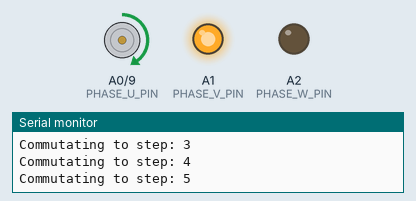
Bench run of a sketch on a simulated Arduino Uno, built with avr-gcc and run on an emulated ATmega328P. Parts: direction and speed pins drawn as motors (green arrow = direction pin HIGH = forward, orange = LOW = backward, longer = more drive), output pins drawn as LEDs (lit = HIGH), the last lines printed to the serial monitor.

Above: at 0.15 s.
At 4.84 s:
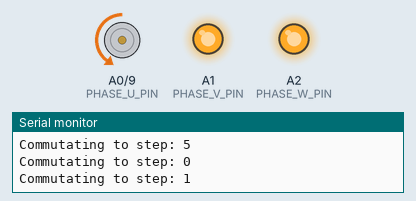
At 9.38 s:
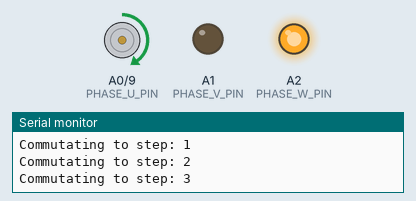
At 19.44 s:
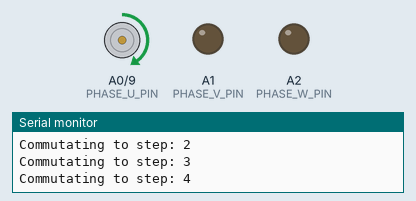
At 28.52 s:
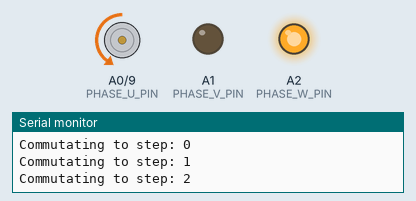
At 39.56 s:
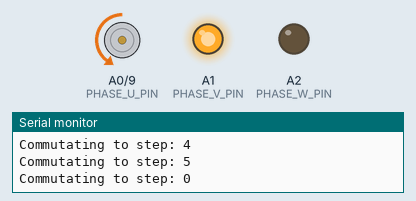
Timing chart, 0 to 39.9 s (numbered marks = the images above):
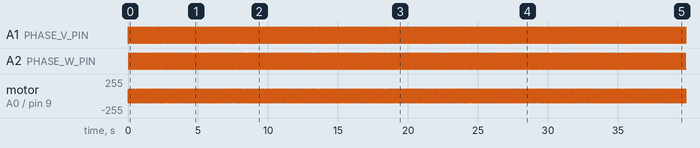

Measured:
- by itself, A1 (PHASE_V_PIN), A2 (PHASE_W_PIN): alternates HIGH for 0.07 s and LOW for 0.07 s
- by itself, motor on A0 (PHASE_U_PIN) / pin 9 (PWM_SPEED_PIN): repeats every 0.15 s: backward 100/255 0.07 s, forward 100/255 0.07 s

The sketch:

feedback1.ino
```cpp
#include <Arduino.h>

// --- Pin Definitions ---
// These pins are connected to the three motor phases (U, V, W).
// They will be dynamically configured as OUTPUT (HIGH/LOW) or INPUT (FLOAT).
const int PHASE_U_PIN = A0; // Analog Pin A0, also digital pin D14
const int PHASE_V_PIN = A1; // Analog Pin A1, also digital pin D15
const int PHASE_W_PIN = A2; // Analog Pin A2, also digital pin D16

// This pin provides the Pulse Width Modulation (PWM) signal for motor speed control.
// It's conceptually tied into the low-side drive of the active phase in each commutation step.
const int PWM_SPEED_PIN = 9; // Digital Pin 9 (PWM capable)

// --- Motor Control Parameters ---
int motorSpeed = 100; // Initial PWM value (0-255) for speed control.
                      // Adjust this value to change motor RPM.
volatile int commutationStep = 0; // Current commutation step (0-5, representing the 6 steps)
unsigned long lastCommutationTime = 0; // Timestamp of the last commutation
unsigned long commutationDelay = 2000; // Initial delay in microseconds for open-loop startup.
                                       // This value will decrease as the motor speeds up.

// Back-EMF (BEMF) threshold for zero-crossing detection.
// For a 5V supply, 512 is approximately VCC/2 (2.5V) on a 10-bit ADC.
// This is the virtual neutral point reference.
const int BEMF_THRESHOLD = 512;

// Number of open-loop commutations during the startup phase.
// This helps the motor gain initial momentum and align before switching to sensorless control.
const int STARTUP_COMMUTATIONS = 30; // Motor will perform 30 full rotations open loop (30 * 6 steps)

// --- Commutation Table ---
// This structure defines the state of the three motor phases for each of the 6 commutation steps.
// - highPin: The motor phase pin to set HIGH (connected to VCC).
// - lowPin: The motor phase pin to set LOW. This pin's connection to ground is conceptually
//           modulated by the PWM_SPEED_PIN (Pin 9) for speed control.
// - floatPin: The motor phase pin to set to INPUT (floating) for Back-EMF sensing.
// - sensePinAnalog: The analog input pin corresponding to the floatPin for reading BEMF.
struct CommutationState {
  int highPin;
  int lowPin;
  int floatPin;
  int sensePinAnalog;
};

// The actual commutation sequence table.
// This implements a standard 6-step trapezoidal commutation pattern.
CommutationState commutationTable[] = {
  //  High Phase,     Low Phase (PWM'd),  Float Phase,    Analog Pin to Sense
  {PHASE_U_PIN,   PHASE_V_PIN,     PHASE_W_PIN,    A2}, // Step 0: U-HIGH, V-LOW (PWM), W-FLOAT (Sense W)
  {PHASE_U_PIN,   PHASE_W_PIN,     PHASE_V_PIN,    A1}, // Step 1: U-HIGH, W-LOW (PWM), V-FLOAT (Sense V)
  {PHASE_V_PIN,   PHASE_W_PIN,     PHASE_U_PIN,    A0}, // Step 2: V-HIGH, W-LOW (PWM), U-FLOAT (Sense U)
  {PHASE_V_PIN,   PHASE_U_PIN,     PHASE_W_PIN,    A2}, // Step 3: V-HIGH, U-LOW (PWM), W-FLOAT (Sense W)
  {PHASE_W_PIN,   PHASE_U_PIN,     PHASE_V_PIN,    A1}, // Step 4: W-HIGH, U-LOW (PWM), V-FLOAT (Sense V)
  {PHASE_W_PIN,   PHASE_V_PIN,     PHASE_U_PIN,    A0}  // Step 5: W-HIGH, V-LOW (PWM), U-FLOAT (Sense U)
};

// --- Function Prototypes ---
void setMotorPhase(int highPin, int lowPin, int floatPin);
void advanceCommutationStep();
void performBEMFSensing();
void setMotorSpeed(int speed);

void setup() {
  Serial.begin(9600); // Initialize serial communication for debugging
  Serial.println("BLDC Controller Starting...");

  // Initialize all phase pins as inputs to ensure a safe default state
  pinMode(PHASE_U_PIN, INPUT);
  pinMode(PHASE_V_PIN, INPUT);
  pinMode(PHASE_W_PIN, INPUT);

  // Set the PWM pin (Pin 9) as an output. This pin will continuously output the PWM signal.
  pinMode(PWM_SPEED_PIN, OUTPUT);

  // Apply the initial motor speed PWM. This will affect the "LOW" phases.
  analogWrite(PWM_SPEED_PIN, motorSpeed);

  // Note on PWM Synchronization:
  // For highly precise BEMF sensing synchronized with the PWM signal,
  // one would typically configure a Timer interrupt (e.g., Timer1, which drives Pin 9 and 10)
  // to trigger the `performBEMFSensing()` function at a specific point in the PWM cycle
  // (ideally, when the PWM signal is LOW, i.e., during the "off" time).
  // Example for Timer1 Overflow Interrupt (fires when TCNT1 wraps around from TOP to 0):
  // TCCR1A = _BV(COM1A1) | _BV(WGM11); // Fast PWM mode, non-inverting output on OC1A (Pin 9)
  // TCCR1B = _BV(WGM13) | _BV(WGM12) | _BV(CS11); // Prescaler 8 (for 31kHz PWM @ 16MHz CPU)
  // ICR1 = 255; // Set TOP to 255 for 8-bit PWM (compatible with analogWrite)
  // TIMSK1 |= _BV(TOIE1); // Enable Timer1 Overflow Interrupt
  // However, for this "mini" and "novel" simplified concept, we will use a small delay
  // in `performBEMFSensing()` to approximate this, making the code simpler.
}

void loop() {
  // --- Startup Sequence (Open Loop Control) ---
  // During startup, the motor is commutated based on a fixed delay,
  // gradually decreasing the delay to accelerate the motor.
  if (commutationStep < STARTUP_COMMUTATIONS * 6) { // Check if still in startup phase
    if (micros() - lastCommutationTime >= commutationDelay) {
      advanceCommutationStep(); // Move to the next commutation step
      lastCommutationTime = micros(); // Record the time of this commutation

      // Gradually decrease the commutation delay to accelerate the motor
      if (commutationDelay > 500) { // Keep a minimum delay to prevent excessively high speed
        commutationDelay -= 10; // Reduce delay by a small amount each step
      }
    }
  }
  // --- Closed Loop Operation (Sensorless BEMF Control) ---
  // Once the startup sequence is complete, the motor operates in closed-loop mode.
  // Commutations are now triggered by detecting Back-EMF zero-crossings.
  else {
    performBEMFSensing(); // Continuously check for BEMF zero-crossing
  }
}

/**
 * @brief Configures the states (HIGH, LOW, FLOAT) for the three motor phase pins.
 *
 * This function is called by `advanceCommutationStep()` to set up the pins
 * for the current commutation step. It ensures that the previous pin states
 * are safely reset before applying the new configuration.
 *
 * @param highPin The digital pin number for the phase to be set HIGH.
 * @param lowPin The digital pin number for the phase to be set LOW. This pin's ground
 * connection is conceptually modulated by the PWM_SPEED_PIN (Pin 9).
 * @param floatPin The digital pin number for the phase to be set to INPUT (floating).
 */
void setMotorPhase(int highPin, int lowPin, int floatPin) {
  // Reset all phase pins to INPUT mode first to safely transition states
  // and prevent momentary short circuits or unintended current paths.
  pinMode(PHASE_U_PIN, INPUT);
  pinMode(PHASE_V_PIN, INPUT);
  pinMode(PHASE_W_PIN, INPUT);

  // 1. Set the HIGH phase: Connects the motor winding to VCC.
  pinMode(highPin, OUTPUT);
  digitalWrite(highPin, HIGH);

  // 2. Set the LOW phase: Connects the motor winding to GND, but conceptually
  //    this path's effectiveness is controlled by the PWM from PWM_SPEED_PIN (Pin 9).
  //    For this "novel" direct Arduino pin approach, we just set the pin LOW.
  pinMode(lowPin, OUTPUT);
  digitalWrite(lowPin, LOW);

  // 3. Set the FLOAT phase: Disconnects the motor winding to allow BEMF to be sensed.
  //    The pin is configured as an INPUT to allow analog reading.
  pinMode(floatPin, INPUT);
}

/**
 * @brief Advances the motor to the next commutation step in the sequence.
 *
 * This function updates the `commutationStep` counter (circularly from 0 to 5)
 * and then calls `setMotorPhase()` to apply the new pin configurations.
 * It also prints the current step to the serial monitor for debugging.
 */
void advanceCommutationStep() {
  commutationStep = (commutationStep + 1) % 6; // Move to the next step (0-5 cycle)
  CommutationState currentStep = commutationTable[commutationStep]; // Get states for the new step

  // Apply the new phase configurations
  setMotorPhase(currentStep.highPin, currentStep.lowPin, currentStep.floatPin);

  // Re-apply the PWM value to the PWM_SPEED_PIN. This ensures the PWM is
  // continuously active and modulating the "LOW" phase.
  analogWrite(PWM_SPEED_PIN, motorSpeed);

  Serial.print("Commutating to step: ");
  Serial.println(commutationStep);
}

/**
 * @brief Performs Back-EMF (BEMF) sensing on the floating motor phase.
 *
 * This is the core of the sensorless control. The function waits for a brief
 * period to allow the BEMF signal to stabilize (and conceptually, for the
 * PWM signal to be in its "off" cycle). It then reads the analog value from
 * the floating phase and checks for a zero-crossing against the BEMF_THRESHOLD.
 *
 * If a zero-crossing is detected (indicating the optimal time to commutate),
 * the motor is advanced to the next step, and the commutation delay is adjusted
 * for closed-loop speed control.
 */
void performBEMFSensing() {
  CommutationState currentStep = commutationTable[commutationStep]; // Get current step info
  int bemfValue = 0;
  bool zeroCrossingDetected = false;

  // Small delay to allow the BEMF voltage to settle after the commutation change,
  // and to ensure we are reading when the PWM signal on Pin 9 is conceptually "LOW"
  // (during its off-time), reducing noise from driving current.
  // This value is critical and depends on motor inductance and PWM frequency.
  delayMicroseconds(20); // Adjust this delay for your specific motor and setup.

  // Read the analog value from the floating phase
  bemfValue = analogRead(currentStep.sensePinAnalog);

  // Uncomment for detailed BEMF debugging:
  // Serial.print("Step "); Serial.print(commutationStep);
  // Serial.print(", BEMF on A"); Serial.print(currentStep.sensePinAnalog - A0);
  // Serial.print(": "); Serial.println(bemfValue);

  // --- Zero-Crossing Detection Logic ---
  // This logic checks for the BEMF crossing the virtual neutral point (BEMF_THRESHOLD)
  // in the expected direction for the current commutation step.
  // This is a simplified zero-crossing detection. A robust solution might involve:
  // - Filtering the BEMF signal (e.g., moving average).
  // - Detecting rising/falling edges across the threshold more explicitly
  //   by tracking the previous BEMF value.
  switch (commutationStep) {
    case 0: // Sense W (A2) after U-HIGH, V-LOW. Expect W falling.
      if (bemfValue < BEMF_THRESHOLD) zeroCrossingDetected = true;
      break;
    case 1: // Sense V (A1) after U-HIGH, W-LOW. Expect V rising.
      if (bemfValue > BEMF_THRESHOLD) zeroCrossingDetected = true;
      break;
    case 2: // Sense U (A0) after V-HIGH, W-LOW. Expect U falling.
      if (bemfValue < BEMF_THRESHOLD) zeroCrossingDetected = true;
      break;
    case 3: // Sense W (A2) after V-HIGH, U-LOW. Expect W rising.
      if (bemfValue > BEMF_THRESHOLD) zeroCrossingDetected = true;
      break;
    case 4: // Sense V (A1) after W-HIGH, U-LOW. Expect V falling.
      if (bemfValue < BEMF_THRESHOLD) zeroCrossingDetected = true;
      break;
    case 5: // Sense U (A0) after W-HIGH, V-LOW. Expect U rising.
      if (bemfValue > BEMF_THRESHOLD) zeroCrossingDetected = true;
      break;
  }

  if (zeroCrossingDetected) {
    unsigned long currentTime = micros();
    unsigned long timeElapsed = currentTime - lastCommutationTime;

    // Adjust the commutation delay for closed-loop speed control.
    // A simple proportional control: if timeElapsed is shorter, motor is faster,
    // so next delay should be shorter. If longer, motor is slower, delay should be longer.
    // A simple moving average filter helps stabilize the speed.
    commutationDelay = (commutationDelay * 7 + timeElapsed) / 8; // Adjust smoothing factor (7/8) as needed

    advanceCommutationStep(); // Commutate to the next step
    lastCommutationTime = currentTime; // Reset the last commutation time
  }
}

/**
 * @brief Sets the motor speed by adjusting the PWM duty cycle.
 *
 * This function can be called dynamically (e.g., from serial input, a potentiometer)
 * to change the motor's operating speed.
 *
 * @param speed The desired PWM duty cycle (0-255). Values outside this range will be constrained.
 */
void setMotorSpeed(int speed) {
  motorSpeed = constrain(speed, 0, 255); // Constrain speed to valid PWM range
  analogWrite(PWM_SPEED_PIN, motorSpeed); // Apply the new PWM duty cycle
  Serial.print("Motor Speed set to: ");
  Serial.println(motorSpeed);
}

// You could add more functions here, for example:
// - A function to handle serial input to change motor speed.
// - Error handling for stalled motor detection.
// - PID control for more precise speed regulation.
```
